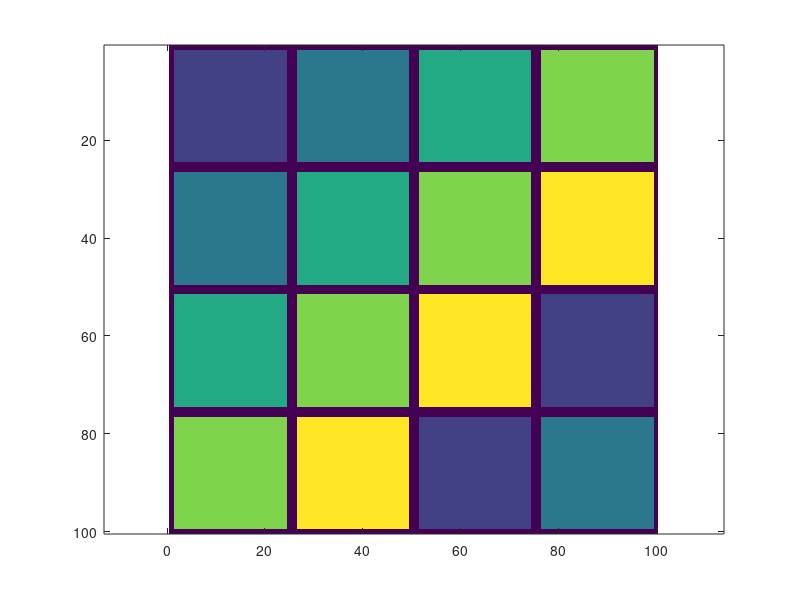

MATLAB code for this plot: (Note: this script raises an error after producing the figure.)
%% Generate synthetic HSI
%{

The motivation behind D-VIS is that not all high-density pixels necessarily 
correspond to underlying material structure because hyperspectral images 
are generated at a coarse spatial resolution. A density maximizer could 
correspond correspond to a spatial region containing a group of commonly 
co-occuring materials (rather than a single material). So, D-VIS should do 
best when the highest-density points in latent clusters are indicative of a 
group of materials rather than a single material. It is in this setting 
when we would be most likely to outperform LUND.

To further motivate this, let’s consider a highly mixed hyperspectral 
dataset.  For any one cluster, there are probably multiple reasonable 
choices for modes that are exemplary of underlying cluster structure. In 
LUND, we select the highest-density pixels that are far in diffusion 
distance from other high-density pixels. However, if the HSI is 
sufficiently mixed, this will bias us towards selecting cluster exemplars 
that are not actually representative of underlying material structure. By 
weighting pixel purity and density equally, D-VIS will downweight 
high-density pixels that are not indicative of underlying material 
structure. So, it will choose better cluster modes. 

%}
clear
clc
%% Set Dimensions
M = 100;
N = 100;
n = M*N;
D = 100;
m = 5;
K = 5;

pHQPixels = 0.01;
pHDPixels = 0.09;

%% Create Ground Truth Image

GT = zeros(M,N);

GT(2:24, 2:24) = 1;
GT(27:49,2:24)= 2;
GT(52:74,2:24)= 3;
GT(77:99, 2:24) = 4;

GT(2:24, 27:49) = 2;
GT(27:49,27:49)= 3;
GT(52:74,27:49)= 4;
GT(77:99, 27:49) = 5;

GT(2:24, 52:74) = 3;
GT(27:49,52:74)= 4;
GT(52:74,52:74)= 5;
GT(77:99,52:74) = 1;

GT(2:24, 77:99) = 4;
GT(27:49,77:99)= 5;
GT(52:74,77:99)= 1;
GT(77:99, 77:99) = 2;

imagesc(GT)
axis equal tight
 
%% Create Ground Truth Endmembers
% random orthonormal vectors

A = rand(D);
A = A'*A;
[U,~] = eigs(A,m);
% U = U'.*([1, 2, 1, 2, 1])';

% U = rand(m,D);
% U = U./vecnorm(U,2,2);

%% Create Ground Truth Abundances

Y = reshape(GT,n,1);
A = zeros(n,m);

for k = 1:K
 
    nk = sum(Y == k);
    Xk = find(Y==k);

    % Generate high-quality pixel indices
    nHQPixels = floor(nk*pHQPixels);
    idx1 = randsample(nk, nHQPixels);
    HQPixels = Xk(idx1);

    % calculate abundances for high-quality pixels
    for j = 1:nHQPixels
        i = HQPixels(j);
        temp = zeros(m,1);
        temp(k) = 1;
        A(i, :) = temp./vecnorm(temp,1,1);
    end

    % Generate high-density, mixed pixel indices
    nHDPixels = floor(nk*pHDPixels);
    idx2 = randsample(nk, nHDPixels);
    while ~isempty(intersect(idx1,idx2))
        idx2 = randsample(nk, nHDPixels);
    end
    HDPixels = Xk(idx2);
    
    % Calculate abundances for high-density pixels
    for j = 1:nHDPixels
        i = HDPixels(j);
        temp = zeros(m,1);
        temp(k) = 0.51;
        temp(mod(k+1,m)+1) = 0.49;
        A(i, :) = temp./vecnorm(temp,1,1);
    end

    % Calculate non-modal points
    remainingPts = setdiff(1:nk, [idx1; idx2]);
    exemplars = [idx1; idx2];
    nExemplars = length(exemplars);
    nremainingPts = length(remainingPts);

    for j = 1:nremainingPts
        i = Xk(remainingPts(j));

        match = randsample(nExemplars, 1);
        A(i, :) = A(Xk(exemplars(match)),:) + 0.1*abs(randn(1,5));
        A(i, :) = A(i, :)./norm(A(i, :),1);

    end
end

% assign background points abundances
remainingPts = find(sum(A,2) == 0);
nremainingPts = length(remainingPts);
for j = 1:nremainingPts
    i =  remainingPts(j);
    A(i, :) =  rand(1,5);
    A(i, :) = A(i, :)./norm(A(i, :),1);

end

%% Construct dataset via linear mixing model

X = A*U' + 0.2*abs(randn(n,D));

%% Visualizations

% ground truth abundances

for k = 1:5
    subplot(2,3,k)

    imagesc(reshape(A(:,k), M,N))
    colorbar
    title(strcat('Abundance for endmember-', num2str(k)))
end

subplot(2,3,6)
imagesc(GT)
title('Ground Truth Labels')

disp(nmi(kmeans(X,5), Y))
 

%% 

colors = {'k', '#4658F8', '#2896EB', '#13BEB8', '#80CA57', '#FCBB3D'  };
rgb_key = [[0,0,0]; [0.275,0.345,0.973]; [15.7,58.8, 92.2]./100; [7.5, 74.5, 72.2]./100; [50.2,79.2,34.1]./100; [98.8, 73.3, 23.9]./100 ];

c_data = zeros(M,N, 3);
for i = 1:M
    for j = 1:N
        c_data(i,j,:) = rgb_key(GT(i,j)+1,:);
    end
end

subplot(1,2,1)
image(c_data)
title('Synthetic Data Ground Truth', 'interpreter', 'latex')
xticks([])
yticks([])
pbaspect([1,1,1])
set(gca,'FontName', 'Times', 'FontSize', 20)

subplot(1,2,2)
hold on 
for k = 1:length(unique(Y))
    
    XkIdx = find(Y == k-min(Y)-1);

    for i = 1:5

        sample = randsample(length(XkIdx),1);
        c = colors(k);
        plot(1:D, X(XkIdx(sample),:),'Color', c{1})

    end
end
axis tight
box on
title('Randomly Selected Pixel Spectra, Colored by Class', 'interpreter', 'latex')
xlabel('Spectral Band Number')
ylabel('Reflectance')

pbaspect([1,1,1])
set(gca,'FontName', 'Times', 'FontSize', 20)

%% 
A_GT = A;
U_GT = U;

save('syntheticHSI5149Stretched', 'U_GT', "A_GT", "X", "Y", "GT", "M", 'N', 'n', 'D')






